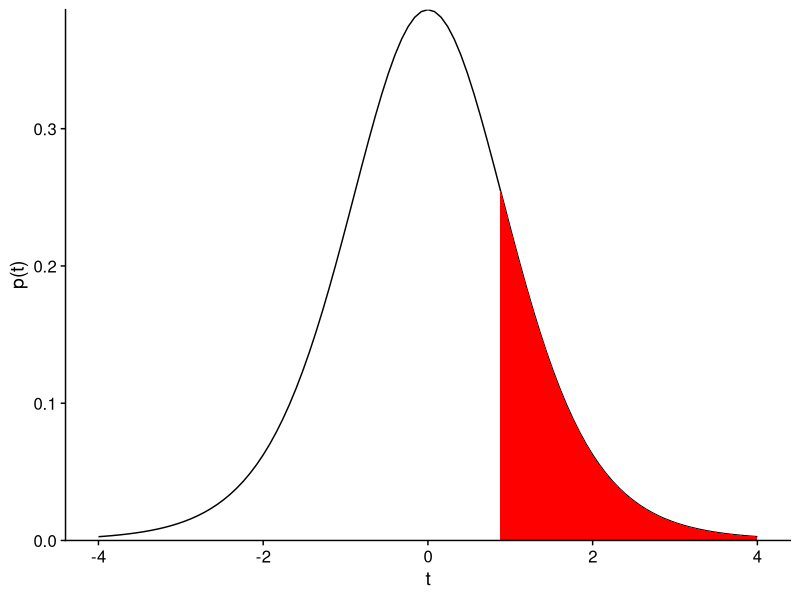
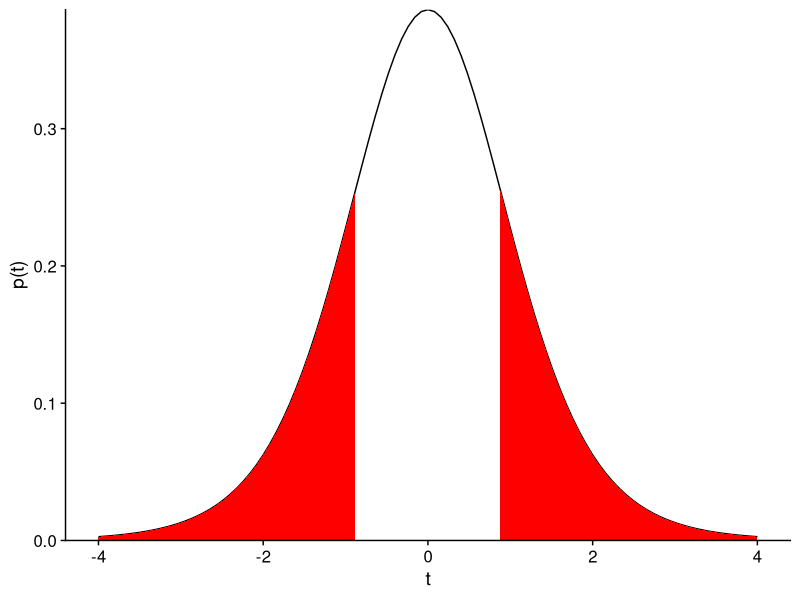
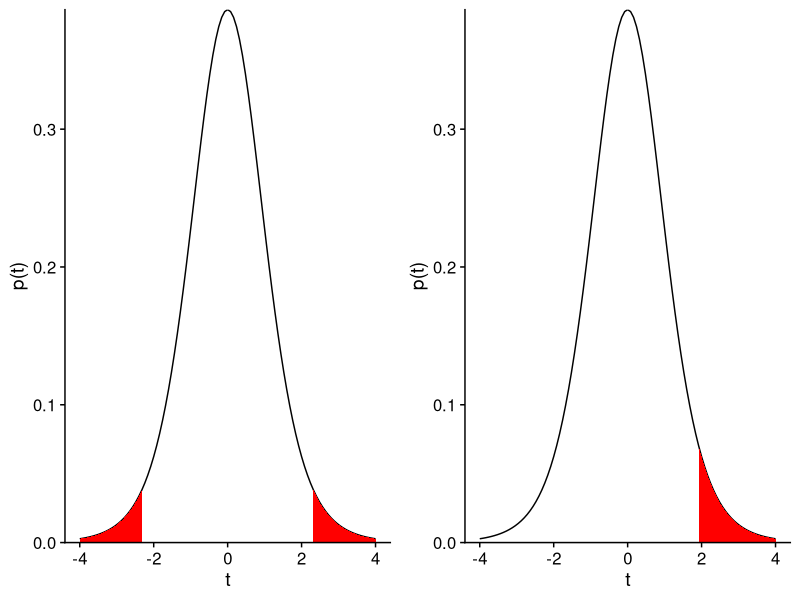
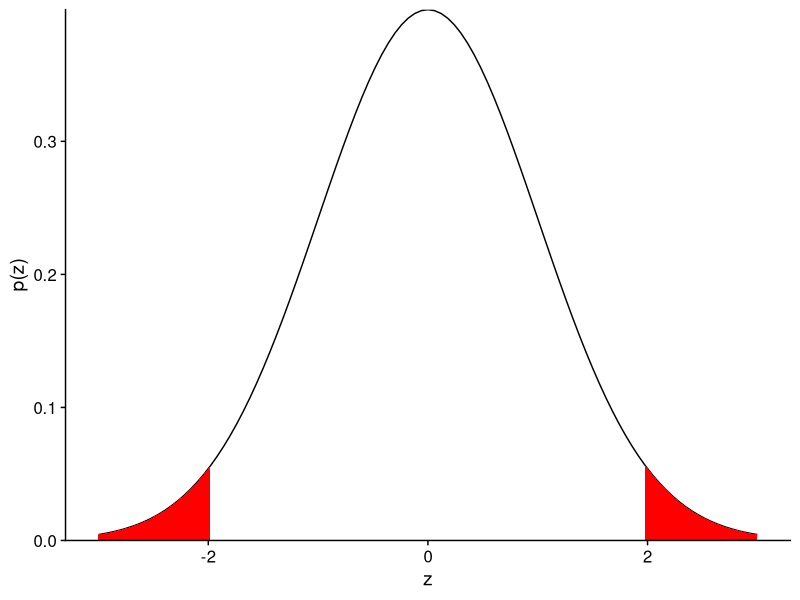
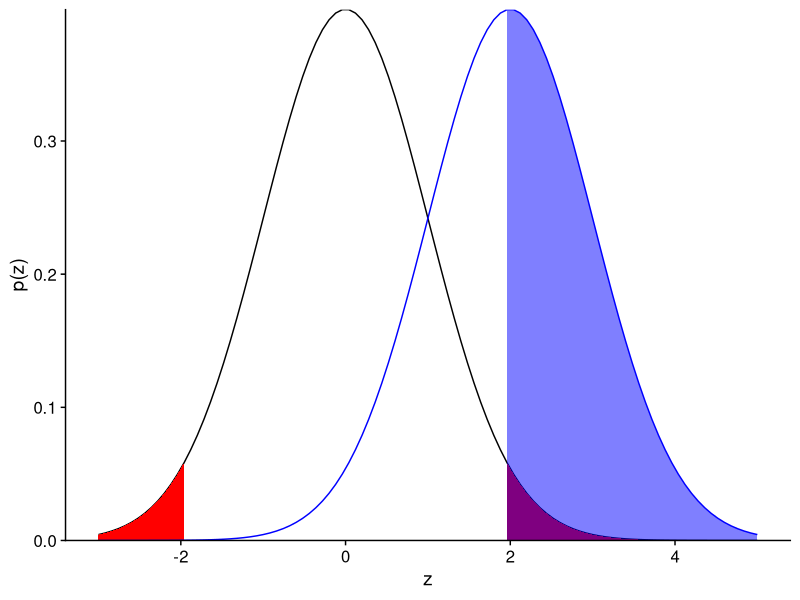
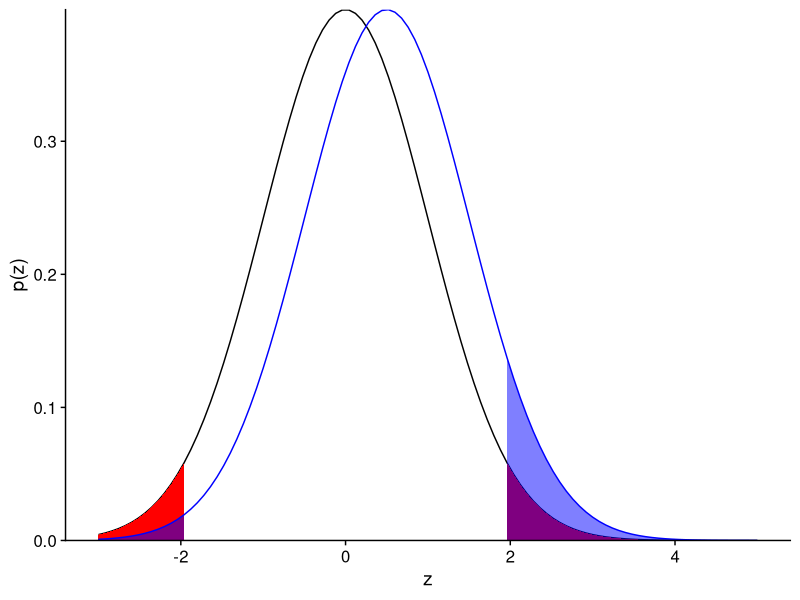
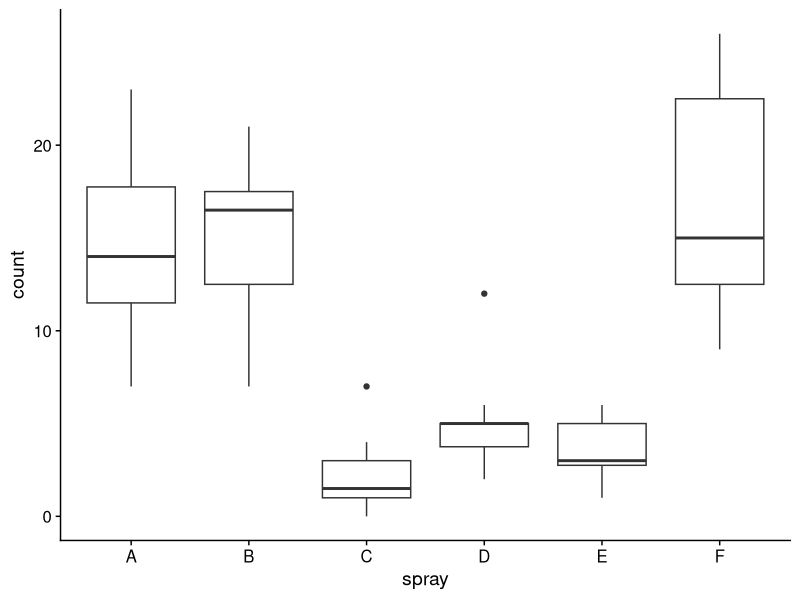
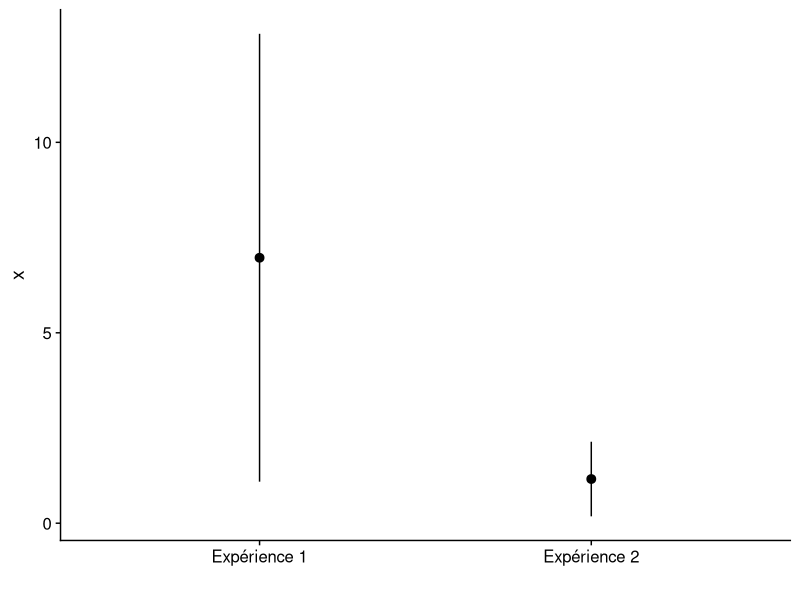

The R source for these figures, in order: (Note: this script raises an error after producing the figures.)
## ---- chunk 1
knitr::opts_chunk$set(echo = TRUE)
library(tidyverse)
library(cowplot)
theme_set(theme_cowplot())
set.seed(7102)
## ---- chunk 2
humidite <- c(47, 50, 48, 50, 54, 49, 56, 52, 51)
humid_moy <- mean(humidite)
humid_et <- sd(humidite) / sqrt(length(humidite))
paste("Moyenne de", round(humid_moy, 2), "et erreur-type de", round(humid_et, 2))
## ---- chunk 3
humid_t <- (humid_moy - 50) / humid_et
humid_t
## ---- chunk 4
1 - pt(humid_t, df = 8)
## ---- chunk 5
ggplot(NULL) + xlim(-4, 4) +
    labs(x = "t", y = "p(t)") +
    stat_function(fun = function(x) dt(x, df = 8)) +
    stat_function(fun = function(x) ifelse(x > humid_t, dt(x, df = 8), NA), geom = "area", fill = "red") +
    scale_y_continuous(expand = c(0, 0))
## ---- chunk 6
ggplot(NULL) + xlim(-4, 4) +
    labs(x = "t", y = "p(t)") +
    stat_function(fun = function(x) dt(x, df = 8)) +
    stat_function(fun = function(x) ifelse(abs(x) > humid_t, dt(x, df = 8), NA), geom = "area", fill = "red") +
    scale_y_continuous(expand = c(0, 0))
## ---- chunk 7
p1 <- ggplot(NULL) + xlim(-4, 4) +
    labs(x = "t", y = "p(t)") +
    stat_function(fun = function(x) dt(x, df = 8)) +
    stat_function(fun = function(x) ifelse(abs(x) > qt(0.975, df = 8), dt(x, df = 8), NA), 
                  geom = "area", fill = "red") +
    scale_y_continuous(expand = c(0, 0))

p2 <- ggplot(NULL) + xlim(-4, 4) +
    labs(x = "t", y = "p(t)") +
    stat_function(fun = function(x) dt(x, df = 8)) +
    stat_function(fun = function(x) ifelse(x > qt(0.95, df = 8), dt(x, df = 8), NA), 
                  geom = "area", fill = "red") +
    scale_y_continuous(expand = c(0, 0))

plot_grid(p1, p2, nrow = 1)
## ---- chunk 8
ggplot(NULL) + xlim(-3, 3) +
    labs(x = "z", y = "p(z)") +
    stat_function(fun = dnorm) +
    stat_function(fun = function(x) ifelse(abs(x) > qnorm(0.975), dnorm(x), NA),
                  geom = "area", fill = "red") +
    scale_y_continuous(expand = c(0, 0))
## ---- chunk 9
qnorm(0.975)
## ---- chunk 10
ggplot(NULL) + xlim(-3, 5) +
    labs(x = "z", y = "p(z)") +
    stat_function(fun = dnorm) +
    stat_function(fun = function(x) ifelse(abs(x) > qnorm(0.975), dnorm(x), NA),
                  geom = "area", fill = "red") +
    stat_function(fun = function(x) dnorm(x, mean = 2), color = "blue") +
    stat_function(fun = function(x) ifelse(abs(x) > qnorm(0.975), dnorm(x, mean = 2), NA),
                  geom = "area", fill = "blue", alpha = 0.5) +
    scale_y_continuous(expand = c(0, 0))
## ---- chunk 11
1 - pnorm(qnorm(0.975), mean = 2)
## ---- chunk 12
ggplot(NULL) + xlim(-3, 5) +
    labs(x = "z", y = "p(z)") +
    stat_function(fun = dnorm) +
    stat_function(fun = function(x) ifelse(abs(x) > qnorm(0.975), dnorm(x), NA),
                  geom = "area", fill = "red") +
    stat_function(fun = function(x) dnorm(x, mean = 0.5), color = "blue") +
    stat_function(fun = function(x) ifelse(abs(x) > qnorm(0.975), dnorm(x, mean = 0.5), NA),
                  geom = "area", fill = "blue", alpha = 0.5) +
    scale_y_continuous(expand = c(0, 0))
## ---- chunk 13
humidite <- c(47, 50, 48, 50, 54, 49, 56, 52, 51)
t.test(humidite, mu = 50)
## ---- chunk 14
ggplot(InsectSprays, aes(x = spray, y = count)) + 
    geom_boxplot()
## ---- chunk 15
library(dplyr)
insectesAB <- filter(InsectSprays, spray %in% c("A", "B"))
t.test(count ~ spray, data = insectesAB)
## ---- chunk 16
t.test(count ~ spray, data = insectesAB, var.equal = TRUE)
## ---- chunk 17
t.test(count ~ spray, data = insectesAB, alternative = "greater")
## ---- chunk 18
humi <- data.frame(
    point = 1:9,
    mesureA = c(50.0, 51.1, 48.0, 50.0, 51.1, 55.7, 54.3, 46.0, 50.7),
    mesureB = c(49.6, 52.2, 48.3, 50.2, 52.0, 56.1, 54.5, 46.8, 51.7)
)
humi
## ---- chunk 19
t.test(humi$mesureA, humi$mesureB, paired = TRUE)
## ---- chunk 20
humi <- mutate(humi, diff = mesureA - mesureB)
t.test(humi$diff)
## ---- chunk 21
t.test(humi$mesureA, humi$mesureB)
## ---- chunk 22
df <- data.frame(x = c("Expérience 1", "Expérience 2"), y = c(6.97, 1.16), 
                 ymin = c(6.97-5.88, 1.16-0.98),
                 ymax = c(6.97+5.88, 1.16+0.98))
ggplot(df, aes(x = x, y = y, ymin = ymin, ymax = ymax)) +
    labs(x = "", y = "x") +
    geom_pointrange()
## ---- chunk 23
df <- data.frame(x = c("Expérience 1", "Expérience 2"), y = c(5, 5), 
                 ymin = c(3, 3),
                 ymax = c(7, 7))
df2 <- data.frame(x = c(rep("Expérience 1", 10), rep("Expérience 2", 40)), 
                  y = c(rnorm(10, 5, 1), rnorm(40, 5, 2)))
ggplot(df2) +
    labs(x = "", y = "x") +
    geom_point(data = df2, aes(x = x, y = y), alpha = 0.5, 
               position = position_jitter(width = 0.1)) +
    geom_pointrange(data = df, aes(x = x, y = y, ymin = ymin, ymax = ymax), 
                    color = "red", position = position_nudge(x = 0.2))
## ---- chunk 24
knitr::include_graphics("../images/fb1.PNG")
knitr::include_graphics("../images/fb2.PNG")
